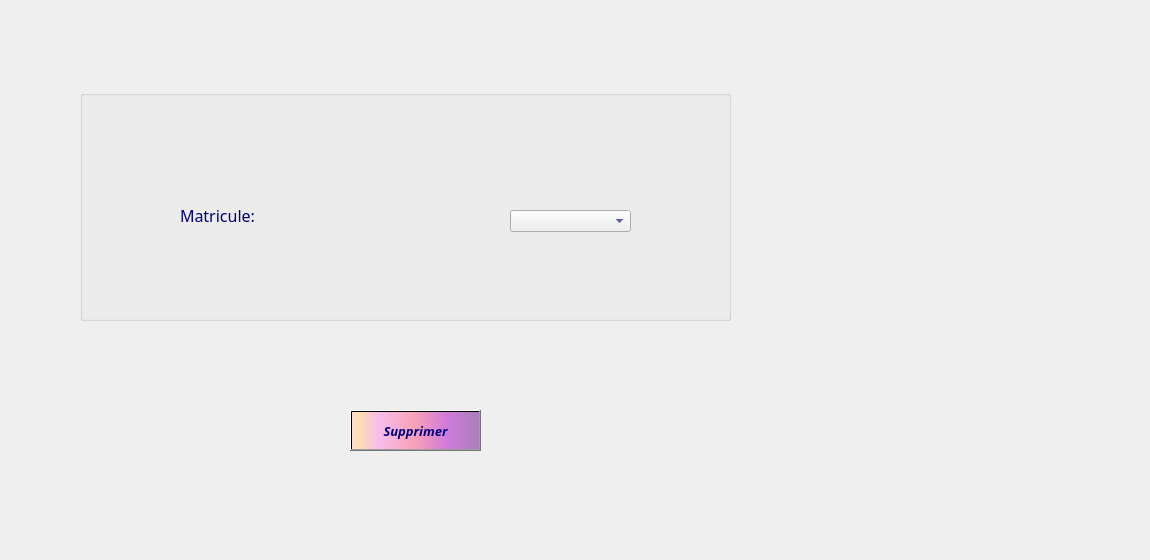
     <widget class="QWidget" name="tab_21">
      <attribute name="title">
       <string>Supprimer</string>
      </attribute>
      <widget class="QLabel" name="label_51">
       <property name="geometry">
        <rect>
         <x>-340</x>
         <y>-10</y>
         <width>1141</width>
         <height>551</height>
        </rect>
       </property>
       <property name="text">
        <string/>
       </property>
       <property name="pixmap">
        <pixmap>../../../../../../../../../../images_projets/macarons-5148496_1920.jpg</pixmap>
       </property>
      </widget>
      <widget class="QGroupBox" name="groupBox_suppCl_4">
       <property name="geometry">
        <rect>
         <x>80</x>
         <y>90</y>
         <width>651</width>
         <height>231</height>
        </rect>
       </property>
       <property name="font">
        <font>
         <family>Lucida Calligraphy</family>
         <pointsize>16</pointsize>
         <weight>50</weight>
         <bold>false</bold>
        </font>
       </property>
       <property name="cursor">
        <cursorShape>ArrowCursor</cursorShape>
       </property>
       <property name="acceptDrops">
        <bool>false</bool>
       </property>
       <property name="layoutDirection">
        <enum>Qt::LeftToRight</enum>
       </property>
       <property name="autoFillBackground">
        <bool>false</bool>
       </property>
       <property name="styleSheet">
        <string notr="true">color:rgb(0, 0, 127);
background-color: qconicalgradient(cx:0, cy:0, angle:135, stop:0 rgba(255, 170, 232, 69), stop:0.0753769 rgba(255, 170, 255, 69), stop:0.221106 rgba(255, 170, 255, 208), stop:0.351759 rgba(255, 192, 255, 0), stop:0.422111 rgba(255, 85, 255, 130), stop:0.437186 rgba(255, 170, 255, 145), stop:0.518717 rgba(255, 170, 255, 130), stop:0.527638 rgba(255, 170, 255, 69), stop:0.562814 rgba(255, 170, 255, 130), stop:1 rgba(255, 255, 0, 69));</string>
       </property>
       <property name="title">
        <string/>
       </property>
       <widget class="QLabel" name="label_52">
        <property name="geometry">
         <rect>
          <x>168</x>
          <y>318</y>
          <width>2101</width>
          <height>2211</height>
         </rect>
        </property>
        <property name="text">
         <string/>
        </property>
        <property name="pixmap">
         <pixmap>../../../../Users/youta/Documents/Clients_cadeaux/macaron.jpg</pixmap>
        </property>
       </widget>
       <widget class="QComboBox" name="comboBox_suppCl_3">
        <property name="geometry">
         <rect>
          <x>430</x>
          <y>120</y>
          <width>121</width>
          <height>22</height>
         </rect>
        </property>
       </widget>
       <widget class="QLabel" name="Nom_ajout_7">
        <property name="geometry">
         <rect>
          <x>100</x>
          <y>110</y>
          <width>171</width>
          <height>31</height>
         </rect>
        </property>
        <property name="font">
         <font>
          <family>Lucida Calligraphy</family>
          <pointsize>12</pointsize>
         </font>
        </property>
        <property name="styleSheet">
         <string notr="true">color: rgb(0, 0, 127);
border-color: rgb(170, 0, 255);</string>
        </property>
        <property name="text">
         <string>Matricule:</string>
        </property>
       </widget>
      </widget>
      <widget class="QPushButton" name="pushButton_suppCl_3">
       <property name="geometry">
        <rect>
         <x>350</x>
         <y>410</y>
         <width>131</width>
         <height>41</height>
        </rect>
       </property>
       <property name="font">
        <font>
         <family>Lucida Calligraphy</family>
         <pointsize>10</pointsize>
         <weight>75</weight>
         <italic>true</italic>
         <bold>true</bold>
         <underline>false</underline>
         <strikeout>false</strikeout>
        </font>
       </property>
       <property name="styleSheet">
        <string notr="true">background-color: qlineargradient(spread:pad, x1:1, y1:0, x2:1, y2:0, stop:0.919598 rgba(255, 0, 111, 255), stop:0.98 rgba(0, 0, 0, 255), stop:1 rgba(235, 148, 61, 255));
color: rgb(0, 0, 127);
background-color: qlineargradient(spread:pad, x1:0, y1:0, x2:1, y2:0, stop:0.0100503 rgba(252, 222, 204, 255), stop:0.0502513 rgba(254, 223, 175, 255), stop:0.211055 rgba(246, 189, 237, 255), stop:0.487437 rgba(249, 162, 183, 255), stop:0.753769 rgba(206, 122, 218, 255), stop:1 rgba(170, 128, 185, 255));</string>
       </property>
       <property name="text">
        <string>Supprimer</string>
       </property>
       <property name="icon">
        <iconset>
         <normaloff>../../../../../../../../../../images_projets/téléchargement.png</normaloff>../../../../../../../../../../images_projets/téléchargement.png</iconset>
       </property>
       <property name="iconSize">
        <size>
         <width>30</width>
         <height>50</height>
        </size>
       </property>
       <property name="checkable">
        <bool>false</bool>
       </property>
       <property name="autoRepeatDelay">
        <number>303</number>
       </property>
      </widget>
     </widget>
